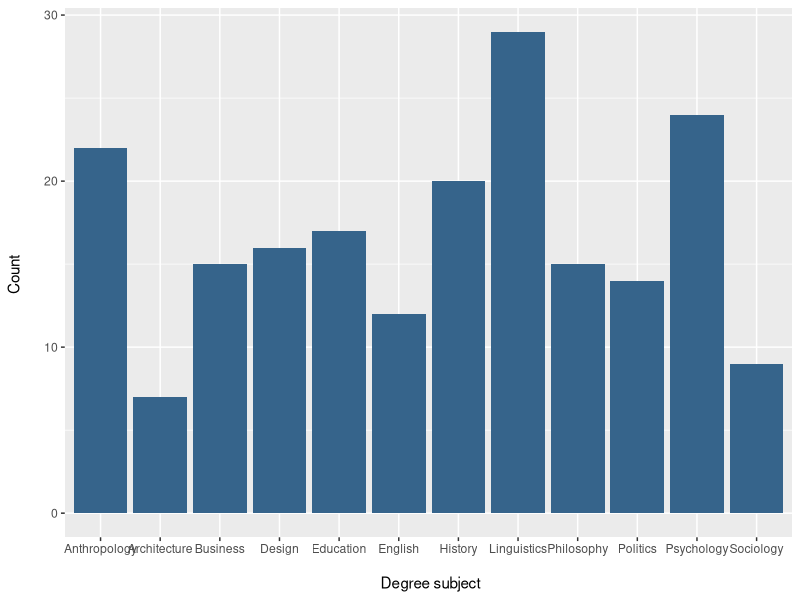
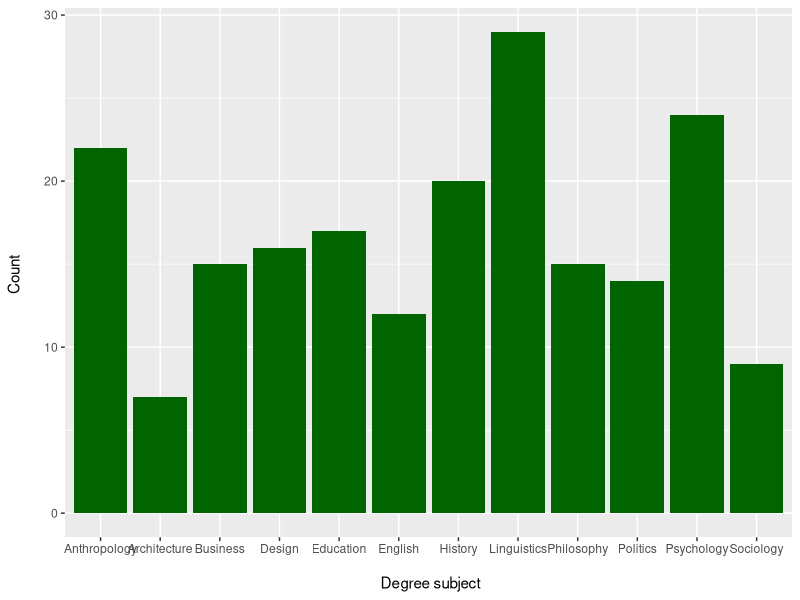
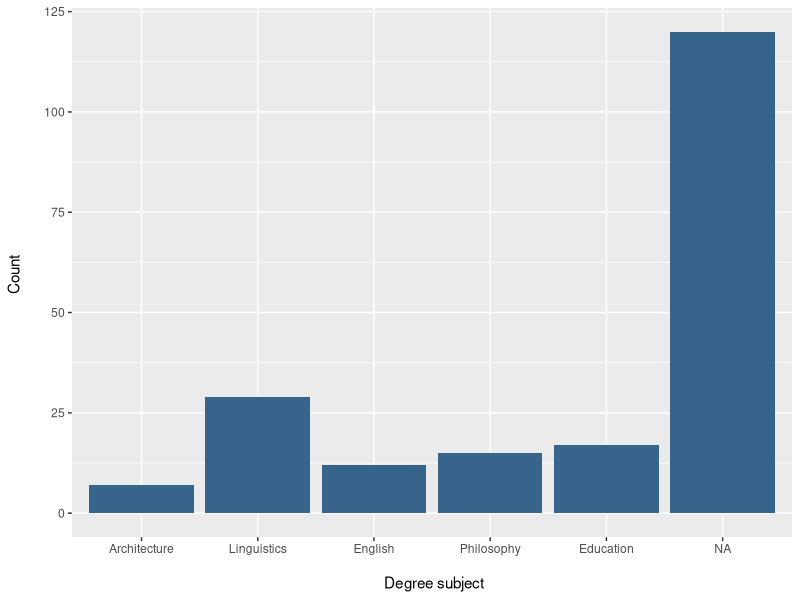
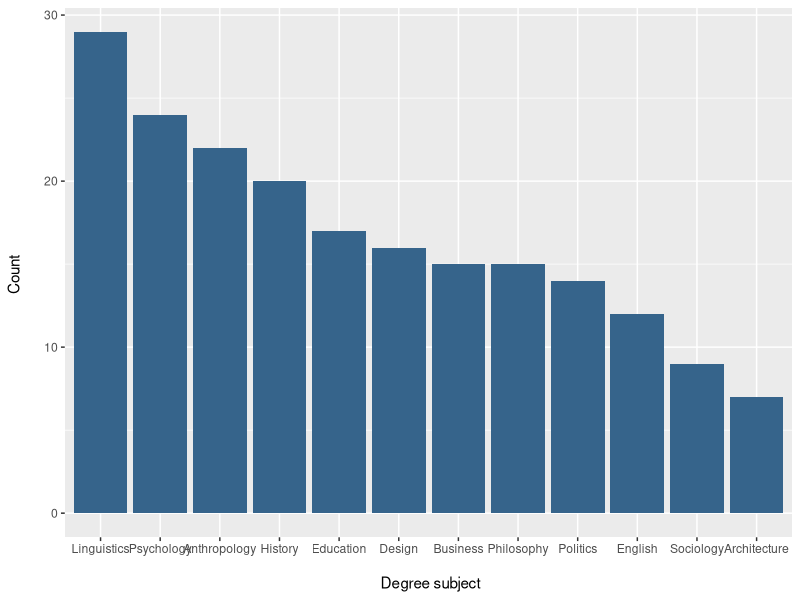
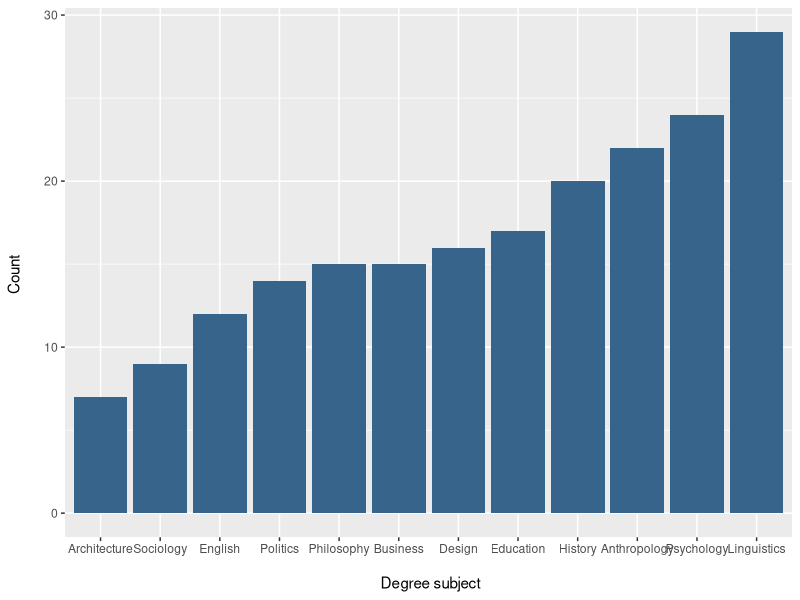
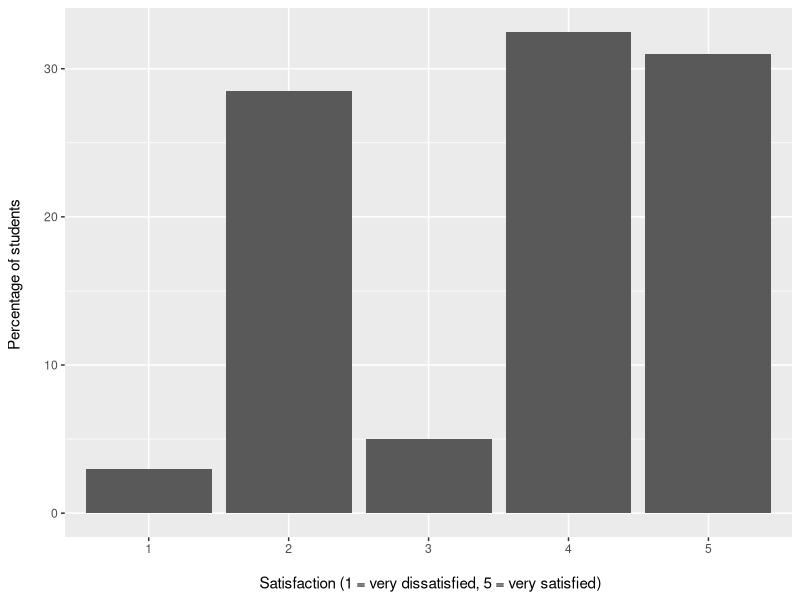
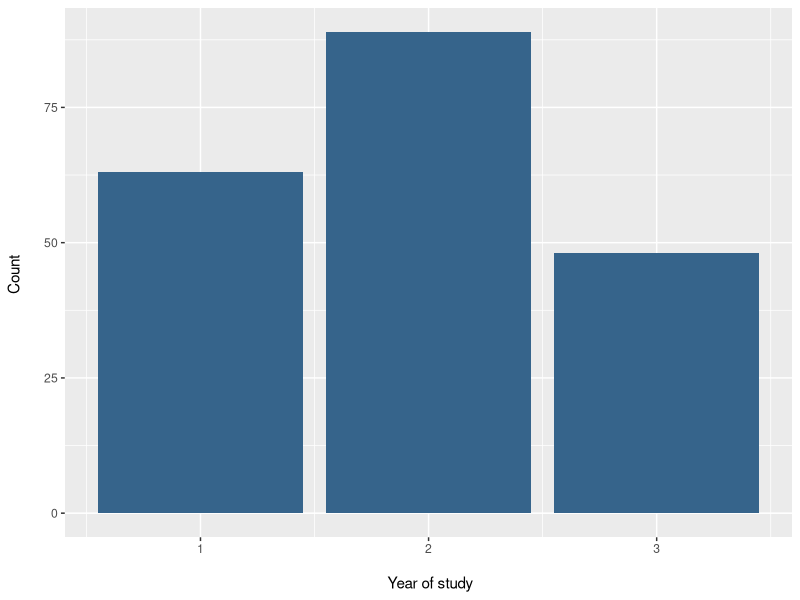

These charts were generated, in order, by the following R code:
## ---- chunk 1
library(tidyverse)
## ---- chunk 2
students <- read_csv("Lecture1_data.csv", show_col_types = FALSE)
## ---- chunk 3
head(students)
## ---- chunk 4
summary(students)

## ---- chunk 5
students$Gender <- factor(students$Gender)
summary(students$Gender)
## ---- chunk 6
students <- students |>
  mutate(
    Degree       = factor(Degree),
    Gender       = factor(Gender),
    Exercise     = factor(Exercise),
    Stress_level = factor(Stress_level)
  )

## ---- chunk 7
students <- students |>
  mutate(
    Satisfaction_Likert_value = factor(
      Satisfaction_Likert_value,
      levels = c(1, 2, 3, 4, 5),
      ordered = TRUE
    )
  )

## ---- chunk 8
1:10 |>
  diff() |>
  cumsum() |>
  log() |>
  mean() |>
  round()

## ---- chunk 9
students |>
  select(Degree) |>
  count(Degree)


## ---- chunk 10
count(select(students, Degree), Degree)

## ---- chunk 11
students |>
  count(Year) |>
  mutate(Percent = round((n / sum(n))*100, 1))

## ---- chunk 12
students %>% select(Degree) %>% count(Degree)

## ---- chunk 13
students |>
  count(Degree)

## ---- chunk 14
freq_degree <-
  students |>
  count(Degree)

freq_degree

## ---- chunk 15
sum(freq_degree$n)

## ---- chunk 16
freq_degree$n / sum(freq_degree$n)

## ---- chunk 17
freq_degree <-
  students |>
  count(Degree) |>
  mutate(
    prop = n / sum(n)
  )

freq_degree

## ---- chunk 18
freq_degree <-
  students |>
  count(Degree) |>
  mutate(
    percent = n / sum(n) * 100
  )

freq_degree

## ---- chunk 19
students |>
  count(Degree) |>
  mutate(Percent = round((n / sum(n)) * 100, 2))

## ---- chunk 20
# Count the number of students in each Degree category
tbl_degree <- as.data.frame(table(students$Degree))   # <1>
colnames(tbl_degree) <- c("Degree", "Count")

knitr::kable(tbl_degree)
## ---- chunk 21

prop_degree <- as.data.frame(prop.table(table(students$Degree)))   # <2>
colnames(prop_degree) <- c("Degree", "Proportion")

knitr::kable(prop_degree)

## ---- chunk 22

# Percentage of students in each Degree category

perc_degree <- as.data.frame(round(prop.table(table(students$Degree)) * 100, 1))   # <3>
colnames(perc_degree) <- c("Degree", "Percentage")

knitr::kable(perc_degree)

## ---- chunk 23
ggplot(students, aes(x = Degree)) +
  geom_bar(fill = "steelblue4") +
  labs(x = "\n Degree subject", y = "Count \n")

## ---- chunk 24
geom_bar(fill = "darkgreen")

## ---- chunk 25
ggplot(students, aes(x = Degree)) +
  geom_bar(fill = "darkgreen") +
  labs(x = "\n Degree subject", y = "Count \n")
## ---- chunk 26
students |>
  mutate(Degree = factor(Degree,
                         levels = c("Architecture", "Linguistics",
                                    "English", "Philosophy", "Education"))) |>
  ggplot(aes(x = Degree)) +
  geom_bar(fill = "steelblue4") +
  labs(x = "\n Degree subject", y = "Count \n")

## ---- chunk 27
library(tidyverse)

students |>
  mutate(Degree = fct_infreq(students$Degree)) |>
  ggplot(aes(x = Degree)) +
  geom_bar(fill = "steelblue4") +
  labs(x = "\n Degree subject", y = "Count \n")

## ---- chunk 28
students |>
  mutate(Degree = fct_rev(fct_infreq(Degree))) |>
  ggplot(aes(x = Degree)) +
  geom_bar(fill = "steelblue4") +
  labs(x = "\n Degree subject", y = "Count \n")

## ---- chunk 29
students |>
  count(Satisfaction_Likert_value)

## ---- chunk 30
freq_sat <-
  students |>
  count(Satisfaction_Likert_value) |>
  mutate(
    percent = n / sum(n) * 100
  )

freq_sat

## ---- chunk 31
median(as.numeric(students$Satisfaction_Likert_value))

## ---- chunk 32
students |>
  count(Satisfaction_Likert_value) |>
  mutate(
    percent = n / sum(n) * 100,
    cumulative_percent = cumsum(percent)
  )

## ---- chunk 33

library(dplyr)
library(knitr)

quartile_table <-
  students |>
    count(Satisfaction_Likert_value) |>
    arrange(Satisfaction_Likert_value) |>
    mutate(
      percent_raw  = n / sum(n) * 100,
      cum_raw      = cumsum(percent_raw),
      percent      = round(percent_raw, 1),
      cumulative_percent = round(cum_raw, 1),
      Quartile = case_when(
        cum_raw >= 25 & lag(cum_raw, default = 0) < 25 ~ "Q1",
        cum_raw >= 50 & lag(cum_raw, default = 0) < 50 ~ "Q2 (Median)",
        cum_raw >= 75 & lag(cum_raw, default = 0) < 75 ~ "Q3",
        TRUE ~ ""
      ),
      Rule = case_when(
        Quartile == "Q1" ~ "First cumulative ≥ 25%",
        Quartile == "Q2 (Median)" ~ "First cumulative ≥ 50%",
        Quartile == "Q3" ~ "First cumulative ≥ 75%",
        TRUE ~ ""
      )
    )

quartile_table |>
  select(
    Satisfaction_Likert_value,
    n,
    percent,
    cumulative_percent,
    Quartile,
    Rule
  ) |>
  kable(
    col.names = c(
      "Likert Value",
      "Count",
      "Percent (%)",
      "Cumulative (%)",
      "Quartile",
      "Rule"
    ),
    align = "c"
  )


## ---- chunk 34
freq_sat <-
  students |>
  count(Satisfaction_Likert_value) |>
  mutate(
    percent = n / sum(n) * 100
  )

freq_sat
## ---- chunk 35
ggplot(data = freq_sat,
       aes(x = Satisfaction_Likert_value, y = percent)) +
  geom_col() +
  labs(
    x = "\n Satisfaction (1 = very dissatisfied, 5 = very satisfied)",
    y = "Percentage of students \n"
  )

## ---- chunk 36
ggplot(students, aes(x = Year)) +
  geom_bar(fill = "steelblue4") +
  labs(x = "\n Year of study", y = "Count \n")

## ---- chunk 37
students |>
  count(Year) |>
  mutate(
    Percent    = round((n / sum(n)) * 100, 2),
    Cumulative = cumsum(Percent)
  )

## ---- chunk 38
quantile(students$Year, c(0.25, 0.50, 0.75))

## ---- chunk 39
median(students$Year)

## ---- chunk 40
IQR(students$Year)

